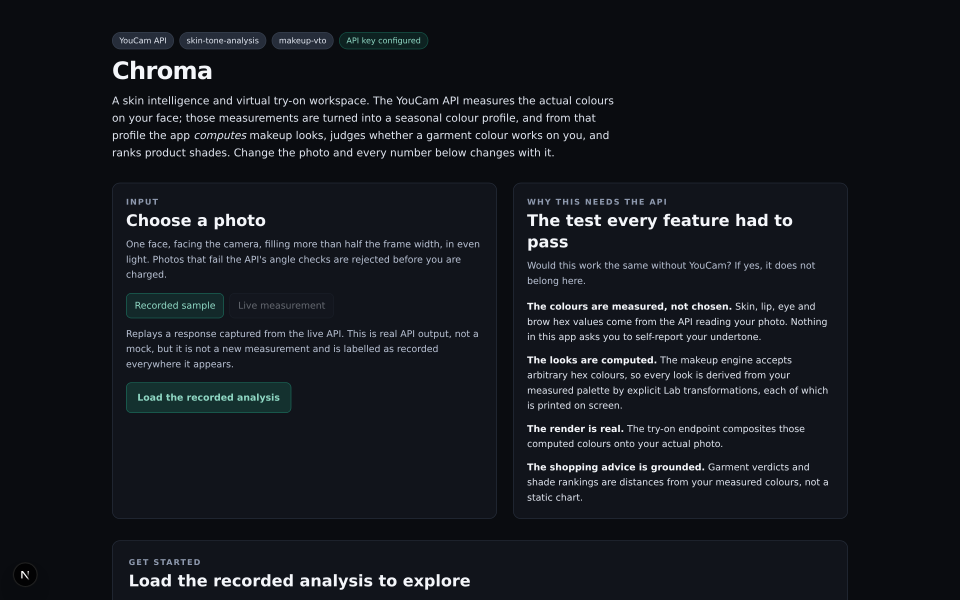
#> input picture submission-assets/screenshots/01-landing-composer.png, 2880 x 1800 px, found by its file name (shown at 1/3 size)
$ python inspect-screenshots.py
#> lines starting #> are read from the running program, lines starting #| are printed output that depends on the picture
"""Analyse screenshots for render defects: blank/duplicate frames, cut-off
content, and whether the visible text matches the section the file claims.

Uses only PIL + the section titles we know should be on screen.
"""
import sys, os
from PIL import Image, ImageStat

DIR = sys.argv[1] if len(sys.argv) > 1 else "/workspace/project/submission-assets/screenshots"

# What each screenshot is supposed to show, keyed by filename prefix.
EXPECT = {
    "01-landing-composer": ["Chroma", "Choose a photo", "YouCam API"],
    "02-provenance-recorded-response": ["recorded response", "Recorded response, captured"],
    "03-step1-measured-colours": ["Step 1 — measured", "What the API measured"],
    "04-step2-seasonal-profile": ["Step 2 — interpreted", "seasonal profile"],
    "05-palette": ["Your palette", "Colours that work"],
    "06-step3-computed-looks": ["Step 3 — generated", "computed from your measurements"],
    "07-step3-signature-look": ["Step 3 — generated"],
    "08-step3-evening-look": ["Step 3 — generated"],
    "09-step4-garment-verdict": ["Step 4 — shopping", "work on you"],
    "10-step5-shade-ranking": ["Step 5 — shades", "match your measured colouring"],
    "11-live-measurement": ["measured live just now", "Step 1 — measured"],
    "12-live-render": ["Rendered live by the YouCam"],
    "13-full-page": ["Chroma"],
}

def stats(path):
    im = Image.open(path).convert("RGB")
#> im is the input picture: PIL image 2880x1800 RGB; mean R, G, B 20.6, 23.7, 29.2
    w, h = im.size
#> w = 2880; h = 1800
    # Sample a grid of pixels rather than every pixel, for speed.
    small = im.resize((min(w, 360), min(h, 900)))
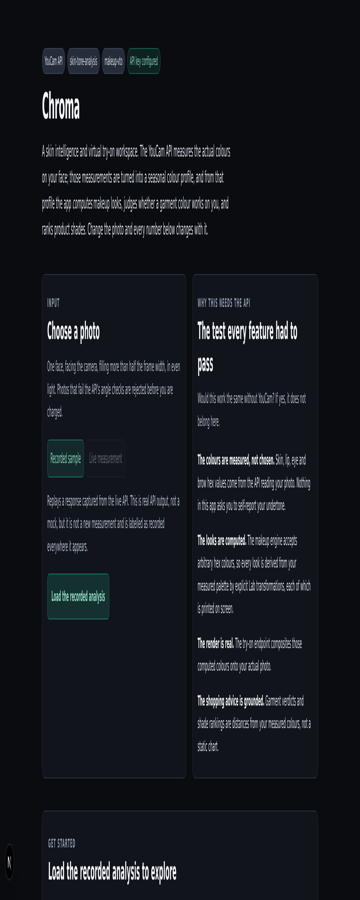
#> small: PIL image 360x900 RGB; mean R, G, B 20.6, 23.7, 29.2
    stat = ImageStat.Stat(small)
    mean = stat.mean
#> mean = [20.62, 23.69, 29.21]
    var = stat.var
#> var = [754.2, 798.9, 824.4]
    # Count near-white and near-black pixels to detect blank frames.
    px = list(small.getdata())
#> px = 324000 items
    n = len(px)
#> n = 324000
    white = sum(1 for r, g, b in px if r > 245 and g > 245 and b > 245)
#> white = 479
    black = sum(1 for r, g, b in px if r < 12 and g < 12 and b < 12)
#> black = 1102
    # Distinct colours, to detect a frame that is essentially one flat colour.
    uniq = len(set(px))
#> uniq = 4603
    return dict(w=w, h=h, mean=[round(m, 1) for m in mean],
                var=[round(v, 1) for v in var],
                white_pct=round(100 * white / n, 1),
                black_pct=round(100 * black / n, 1),
                uniq=uniq)

print(f"analysing {DIR}\n")
files = sorted(f for f in os.listdir(DIR) if f.endswith(".png"))
prev_sig = None
issues = []

for f in files:
    path = os.path.join(DIR, f)
    s = stats(path)
#> s = {'w': 2880, 'h': 1800, 'mean': [20.6, 23.7, 29.2], 'var': [754.2, 798.9, 824.4], 'white_pct': 0.1, 'black_pct': 0.3, 'uniq': 4603}
    size_kb = round(os.path.getsize(path) / 1024)
    flag = ""
    if s["uniq"] < 40:
        flag += " BLANK/FLAT?"
        issues.append(f"{f}: only {s['uniq']} distinct colours — possibly blank")
    if s["white_pct"] > 96:
        flag += " MOSTLY-WHITE?"
        issues.append(f"{f}: {s['white_pct']}% near-white pixels")
    if s["black_pct"] > 90:
        flag += " MOSTLY-BLACK?"
        issues.append(f"{f}: {s['black_pct']}% near-black pixels")
    if max(s["var"]) < 20:
        flag += " LOW-VARIANCE?"
        issues.append(f"{f}: low variance {s['var']}")
    sig = (s["uniq"], s["white_pct"], tuple(s["mean"]))
#> sig = (4603, 0.1, (20.6, 23.7, 29.2))
    if prev_sig is not None and sig == prev_sig:
        flag += " DUPLICATE-OF-PREVIOUS?"
        issues.append(f"{f}: identical statistics to the previous file")
    prev_sig = sig
#> prev_sig = (4603, 0.1, (20.6, 23.7, 29.2))
    print(f"{f:<42} {s['w']}x{s['h']:<7} {size_kb:>5}KB  uniq={s['uniq']:<5} "
          f"white={s['white_pct']:>4}%  var={max(s['var']):>7}{flag}")
#| 01-landing-composer.png                    2880x1800      386KB  uniq=4603  white= 0.1%  var=  824.4
#> pass 2 of the loop `for f in files:`:
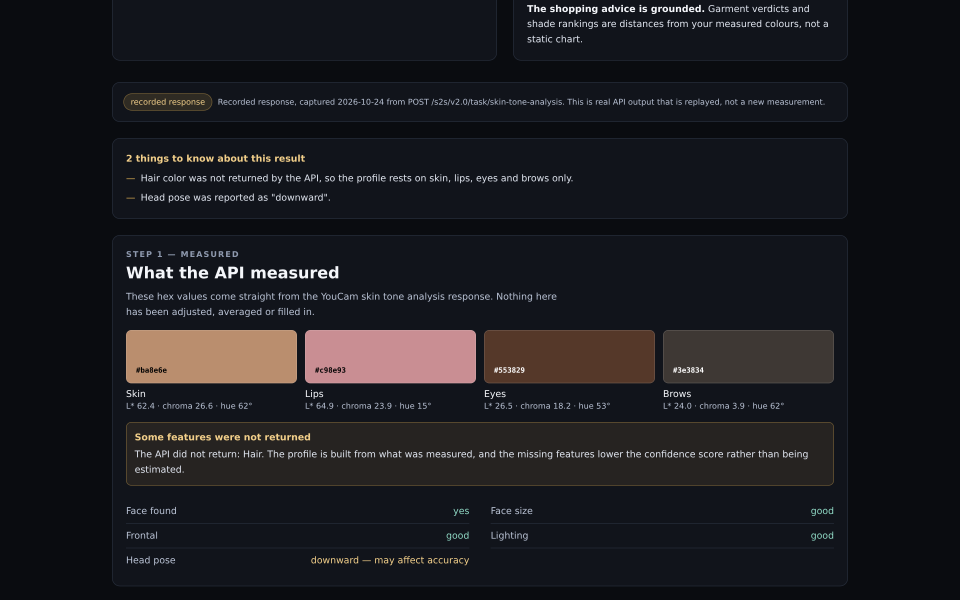
#> input picture submission-assets/screenshots/02-provenance-recorded-response.png, 2880 x 1800 px, found by its file name (shown at 1/3 size)
#> in stats, im is the input picture: PIL image 2880x1800 RGB; mean R, G, B 27.6, 27.4, 31.5
#> in stats (call 2), `small = im.resize((min(w, 360), min(h, 900)))`:
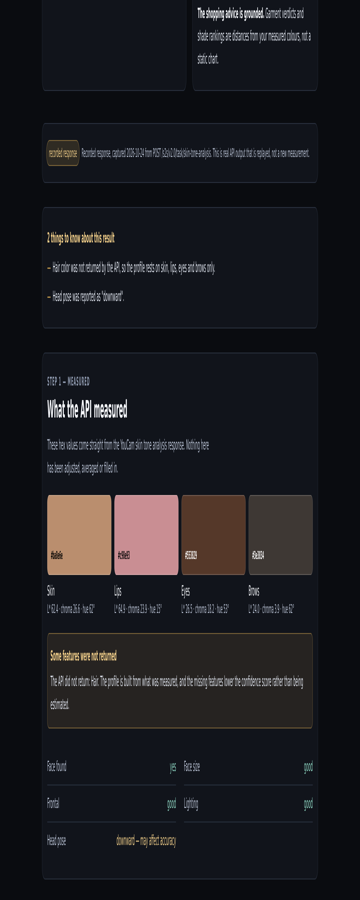
#> small: PIL image 360x900 RGB; mean R, G, B 27.6, 27.4, 31.5
#> mean = [27.59, 27.43, 31.46]
#> var = [1393.6, 848.2, 691.7]
#> white = 89
#> black = 17
#> uniq = 4598
#> s = {'w': 2880, 'h': 1800, 'mean': [27.6, 27.4, 31.5], 'var': [1393.6, 848.2, 691.7], 'white_pct': 0, 'black_pct': 0, 'uniq': 4598}
#> sig = (4598, 0, (27.6, 27.4, 31.5))
#| 02-provenance-recorded-response.png        2880x1800      242KB  uniq=4598  white= 0.0%  var= 1393.6
#> pass 3 of the loop `for f in files:`:
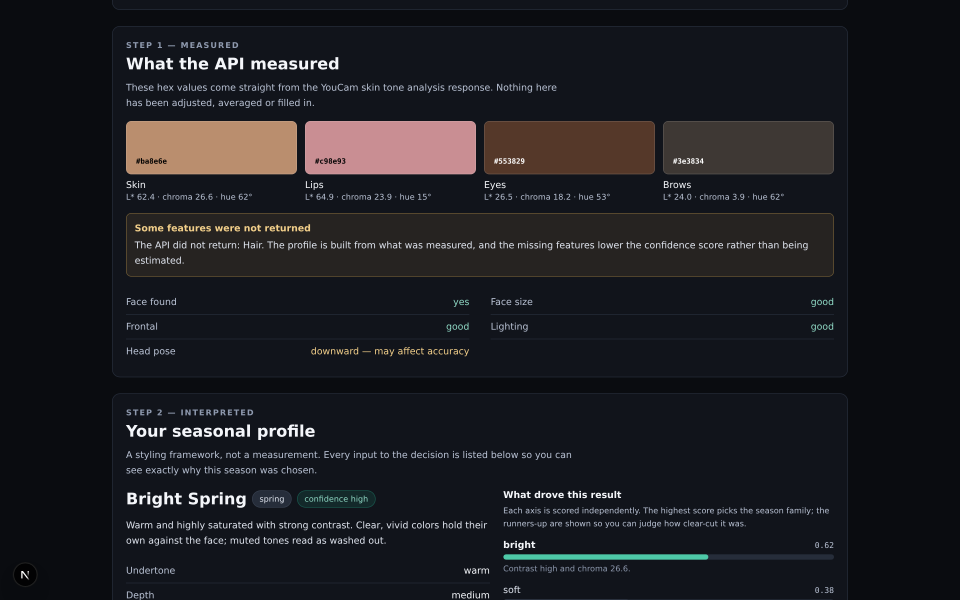
#> input picture submission-assets/screenshots/03-step1-measured-colours.png, 2880 x 1800 px, found by its file name (shown at 1/3 size)
#> in stats, im is the input picture: PIL image 2880x1800 RGB; mean R, G, B 28.6, 28.9, 33.1
#> in stats (call 3), `small = im.resize((min(w, 360), min(h, 900)))`:
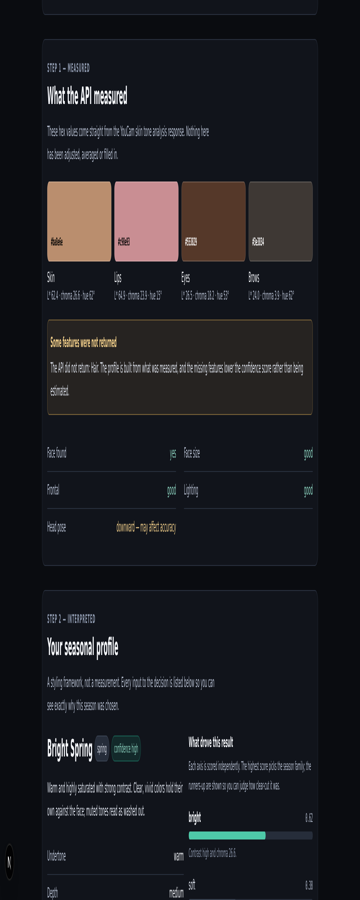
#> small: PIL image 360x900 RGB; mean R, G, B 28.6, 28.9, 33.1
#> mean = [28.61, 28.87, 33.09]
#> var = [1454.6, 977.9, 818.5]
#> white = 194
#> black = 181
#> uniq = 4840
#> s = {'w': 2880, 'h': 1800, 'mean': [28.6, 28.9, 33.1], 'var': [1454.6, 977.9, 818.5], 'white_pct': 0.1, 'black_pct': 0.1, 'uniq': 4840}
#> sig = (4840, 0.1, (28.6, 28.9, 33.1))
#| 03-step1-measured-colours.png              2880x1800      283KB  uniq=4840  white= 0.1%  var= 1454.6
#> the loop made 4 passes; the first 3 are shown

print("\n=== image-level issues ===")
print("\n".join(issues) if issues else "none")
